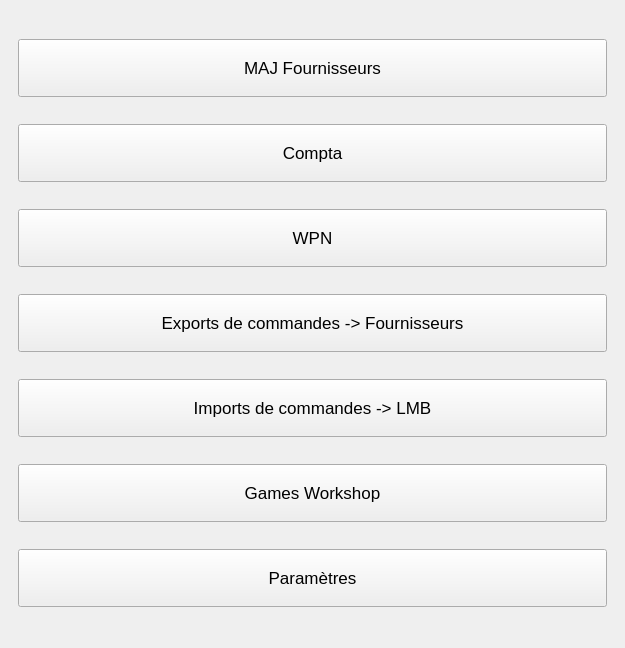
<?xml version="1.0" encoding="UTF-8"?>
<ui version="4.0">
 <class>MainWindow</class>
 <widget class="QMainWindow" name="MainWindow">
  <property name="geometry">
   <rect>
    <x>0</x>
    <y>0</y>
    <width>625</width>
    <height>648</height>
   </rect>
  </property>
  <property name="minimumSize">
   <size>
    <width>625</width>
    <height>0</height>
   </size>
  </property>
  <property name="windowTitle">
   <string>MainWindow</string>
  </property>
  <widget class="QWidget" name="centralwidget">
   <property name="styleSheet">
    <string notr="true">* {
	font-family : &quot;Arial&quot;;
	font-size : 17px;
}
QPushButton{
	height : 40px;
}
QLabel{
	color  : white;
}

#exp_menu, #imp_menu, #compta_menu, #maj_menu, #wpn_menu, #settings_menu, #gw_menu{
	background-color : rgb(85, 0, 0);
	border-radius : 10px;
	max-height: 50px;
}

QTabWidget {
	background-color : rgb(234, 234, 234);
}</string>
   </property>
   <layout class="QHBoxLayout" name="horizontalLayout_7">
    <item>
     <widget class="QStackedWidget" name="stackedWidget">
      <property name="currentIndex">
       <number>0</number>
      </property>
      <widget class="QWidget" name="main">
       <property name="styleSheet">
        <string notr="true">QPushButton{
	min-height:50px;
}</string>
       </property>
       <layout class="QVBoxLayout" name="verticalLayout_5">
        <item>
         <widget class="QPushButton" name="maj_btn">
          <property name="text">
           <string>MAJ Fournisseurs</string>
          </property>
         </widget>
        </item>
        <item>
         <widget class="QPushButton" name="compta_btn">
          <property name="text">
           <string>Compta</string>
          </property>
         </widget>
        </item>
        <item>
         <widget class="QPushButton" name="wpn_btn">
          <property name="text">
           <string>WPN</string>
          </property>
         </widget>
        </item>
        <item>
         <widget class="QPushButton" name="exp_btn">
          <property name="text">
           <string>Exports de commandes -&gt; Fournisseurs</string>
          </property>
         </widget>
        </item>
        <item>
         <widget class="QPushButton" name="imp_btn">
          <property name="text">
           <string>Imports de commandes -&gt; LMB</string>
          </property>
         </widget>
        </item>
        <item>
         <widget class="QPushButton" name="gw_btn">
          <property name="text">
           <string>Games Workshop</string>
          </property>
         </widget>
        </item>
        <item>
         <widget class="QPushButton" name="settings_btn">
          <property name="text">
           <string>Paramètres</string>
          </property>
         </widget>
        </item>
       </layout>
      </widget>
      <widget class="QWidget" name="maj">
       <property name="styleSheet">
        <string notr="true"/>
       </property>
       <layout class="QVBoxLayout" name="verticalLayout_3">
        <item>
         <widget class="QWidget" name="maj_menu" native="true">
          <property name="maximumSize">
           <size>
            <width>16777215</width>
            <height>50</height>
           </size>
          </property>
          <property name="baseSize">
           <size>
            <width>0</width>
            <height>0</height>
           </size>
          </property>
          <property name="styleSheet">
           <string notr="true">QLabel{
	color  : white;
	font-family : &quot;Arial&quot;;
}

QPushButton{
	border : none;
	max-height:36px;
}</string>
          </property>
          <layout class="QHBoxLayout" name="horizontalLayout_2">
           <item>
            <widget class="QPushButton" name="maj_back">
             <property name="maximumSize">
              <size>
               <width>36</width>
               <height>36</height>
              </size>
             </property>
             <property name="text">
              <string/>
             </property>
             <property name="icon">
              <iconset resource="../../resources.qrc">
               <normaloff>:/icons/ressources/arrow-left.svg</normaloff>:/icons/ressources/arrow-left.svg</iconset>
             </property>
             <property name="iconSize">
              <size>
               <width>36</width>
               <height>36</height>
              </size>
             </property>
            </widget>
           </item>
           <item>
            <widget class="QLabel" name="label_3">
             <property name="text">
              <string>Retour</string>
             </property>
            </widget>
           </item>
           <item>
            <widget class="QLabel" name="label_4">
             <property name="font">
              <font>
               <family>Arial</family>
               <pointsize>-1</pointsize>
              </font>
             </property>
             <property name="layoutDirection">
              <enum>Qt::LeftToRight</enum>
             </property>
             <property name="text">
              <string>MAJ Fournisseur</string>
             </property>
             <property name="alignment">
              <set>Qt::AlignRight|Qt::AlignTrailing|Qt::AlignVCenter</set>
             </property>
            </widget>
           </item>
          </layout>
         </widget>
        </item>
        <item>
         <widget class="QWidget" name="fournisseurs" native="true">
          <property name="styleSheet">
           <string notr="true"/>
          </property>
          <layout class="QVBoxLayout" name="verticalLayout_2" stretch="1,1,1,1,1,1,1,1,1">
           <item>
            <widget class="QPushButton" name="asmodee">
             <property name="minimumSize">
              <size>
               <width>0</width>
               <height>42</height>
              </size>
             </property>
             <property name="text">
              <string>Asmodee</string>
             </property>
            </widget>
           </item>
           <item>
            <widget class="QPushButton" name="atalia">
             <property name="text">
              <string>Atalia</string>
             </property>
            </widget>
           </item>
           <item>
            <widget class="QPushButton" name="blackrock">
             <property name="text">
              <string>BlackRock</string>
             </property>
            </widget>
           </item>
           <item>
            <widget class="QPushButton" name="gigamic">
             <property name="text">
              <string>Gigamic</string>
             </property>
            </widget>
           </item>
           <item>
            <widget class="QPushButton" name="heo">
             <property name="text">
              <string>Heo</string>
             </property>
            </widget>
           </item>
           <item>
            <widget class="QPushButton" name="iello">
             <property name="text">
              <string>Iello</string>
             </property>
            </widget>
           </item>
           <item>
            <widget class="QPushButton" name="mad">
             <property name="text">
              <string>MAD</string>
             </property>
            </widget>
           </item>
           <item>
            <widget class="QPushButton" name="pixie">
             <property name="text">
              <string>Pixie</string>
             </property>
            </widget>
           </item>
           <item>
            <widget class="QPushButton" name="tribuo">
             <property name="text">
              <string>Tribuo</string>
             </property>
            </widget>
           </item>
          </layout>
         </widget>
        </item>
       </layout>
      </widget>
      <widget class="QWidget" name="compta">
       <property name="styleSheet">
        <string notr="true"/>
       </property>
       <layout class="QVBoxLayout" name="verticalLayout_14">
        <item>
         <widget class="QWidget" name="compta_menu" native="true">
          <property name="styleSheet">
           <string notr="true">QPushButton{
	border : none;
}</string>
          </property>
          <layout class="QHBoxLayout" name="horizontalLayout_3">
           <item>
            <widget class="QPushButton" name="compta_back">
             <property name="maximumSize">
              <size>
               <width>36</width>
               <height>16777215</height>
              </size>
             </property>
             <property name="text">
              <string/>
             </property>
             <property name="icon">
              <iconset resource="../../resources.qrc">
               <normaloff>:/icons/ressources/arrow-left.svg</normaloff>:/icons/ressources/arrow-left.svg</iconset>
             </property>
             <property name="iconSize">
              <size>
               <width>36</width>
               <height>36</height>
              </size>
             </property>
            </widget>
           </item>
           <item>
            <widget class="QLabel" name="label_5">
             <property name="font">
              <font>
               <family>Arial</family>
               <pointsize>-1</pointsize>
              </font>
             </property>
             <property name="text">
              <string>Retour</string>
             </property>
            </widget>
           </item>
           <item>
            <widget class="QLabel" name="label_6">
             <property name="font">
              <font>
               <family>Arial</family>
               <pointsize>-1</pointsize>
              </font>
             </property>
             <property name="layoutDirection">
              <enum>Qt::LeftToRight</enum>
             </property>
             <property name="text">
              <string>Comptabilité</string>
             </property>
             <property name="alignment">
              <set>Qt::AlignRight|Qt::AlignTrailing|Qt::AlignVCenter</set>
             </property>
            </widget>
           </item>
          </layout>
         </widget>
        </item>
        <item>
         <widget class="QWidget" name="widget_4" native="true">
          <property name="styleSheet">
           <string notr="true"/>
          </property>
          <layout class="QVBoxLayout" name="verticalLayout_8">
           <item>
            <widget class="QPushButton" name="compta_start">
             <property name="text">
              <string>Commencer</string>
             </property>
            </widget>
           </item>
          </layout>
         </widget>
        </item>
       </layout>
      </widget>
      <widget class="QWidget" name="wpn">
       <layout class="QVBoxLayout" name="verticalLayout_11">
        <item>
         <widget class="QWidget" name="wpn_menu" native="true">
          <property name="styleSheet">
           <string notr="true">QPushButton{
	border : none;
}</string>
          </property>
          <layout class="QHBoxLayout" name="horizontalLayout_5">
           <item>
            <widget class="QPushButton" name="wpn_back">
             <property name="maximumSize">
              <size>
               <width>36</width>
               <height>16777215</height>
              </size>
             </property>
             <property name="text">
              <string/>
             </property>
             <property name="icon">
              <iconset resource="../../resources.qrc">
               <normaloff>:/icons/ressources/arrow-left.svg</normaloff>:/icons/ressources/arrow-left.svg</iconset>
             </property>
             <property name="iconSize">
              <size>
               <width>36</width>
               <height>36</height>
              </size>
             </property>
            </widget>
           </item>
           <item>
            <widget class="QLabel" name="label_7">
             <property name="font">
              <font>
               <family>Arial</family>
               <pointsize>-1</pointsize>
              </font>
             </property>
             <property name="text">
              <string>Retour</string>
             </property>
            </widget>
           </item>
           <item>
            <widget class="QLabel" name="label_8">
             <property name="font">
              <font>
               <family>Arial</family>
               <pointsize>-1</pointsize>
              </font>
             </property>
             <property name="layoutDirection">
              <enum>Qt::LeftToRight</enum>
             </property>
             <property name="text">
              <string>WPN</string>
             </property>
             <property name="alignment">
              <set>Qt::AlignRight|Qt::AlignTrailing|Qt::AlignVCenter</set>
             </property>
            </widget>
           </item>
          </layout>
         </widget>
        </item>
        <item>
         <widget class="QWidget" name="widget_6" native="true">
          <property name="styleSheet">
           <string notr="true"/>
          </property>
          <layout class="QVBoxLayout" name="verticalLayout_10">
           <item>
            <widget class="QPushButton" name="wpn_start">
             <property name="text">
              <string>Commencer</string>
             </property>
            </widget>
           </item>
          </layout>
         </widget>
        </item>
       </layout>
      </widget>
      <widget class="QWidget" name="exp">
       <property name="styleSheet">
        <string notr="true"/>
       </property>
       <layout class="QVBoxLayout" name="verticalLayout_7">
        <item>
         <widget class="QWidget" name="exp_menu" native="true">
          <property name="maximumSize">
           <size>
            <width>16777215</width>
            <height>50</height>
           </size>
          </property>
          <property name="baseSize">
           <size>
            <width>0</width>
            <height>0</height>
           </size>
          </property>
          <property name="styleSheet">
           <string notr="true">QPushButton{
	border : none;
}</string>
          </property>
          <layout class="QHBoxLayout" name="horizontalLayout">
           <item>
            <widget class="QPushButton" name="exp_back">
             <property name="maximumSize">
              <size>
               <width>36</width>
               <height>16777215</height>
              </size>
             </property>
             <property name="text">
              <string/>
             </property>
             <property name="icon">
              <iconset resource="../../resources.qrc">
               <normaloff>:/icons/ressources/arrow-left.svg</normaloff>:/icons/ressources/arrow-left.svg</iconset>
             </property>
             <property name="iconSize">
              <size>
               <width>36</width>
               <height>36</height>
              </size>
             </property>
            </widget>
           </item>
           <item>
            <widget class="QLabel" name="label_9">
             <property name="font">
              <font>
               <family>Arial</family>
               <pointsize>-1</pointsize>
              </font>
             </property>
             <property name="text">
              <string>Retour</string>
             </property>
            </widget>
           </item>
           <item>
            <widget class="QLabel" name="label_10">
             <property name="font">
              <font>
               <family>Arial</family>
               <pointsize>-1</pointsize>
              </font>
             </property>
             <property name="layoutDirection">
              <enum>Qt::LeftToRight</enum>
             </property>
             <property name="text">
              <string>Exports de commandes -&gt; Fournisseurs</string>
             </property>
             <property name="alignment">
              <set>Qt::AlignRight|Qt::AlignTrailing|Qt::AlignVCenter</set>
             </property>
            </widget>
           </item>
          </layout>
         </widget>
        </item>
        <item>
         <widget class="QWidget" name="exports" native="true">
          <property name="styleSheet">
           <string notr="true"/>
          </property>
          <layout class="QVBoxLayout" name="verticalLayout_6" stretch="1,1,1,1,0">
           <item>
            <widget class="QPushButton" name="csv_asmodee">
             <property name="minimumSize">
              <size>
               <width>0</width>
               <height>42</height>
              </size>
             </property>
             <property name="text">
              <string>CSV_Asmodee_Group</string>
             </property>
            </widget>
           </item>
           <item>
            <widget class="QPushButton" name="csv_blackrock">
             <property name="text">
              <string>CSV_Blackrock</string>
             </property>
            </widget>
           </item>
           <item>
            <widget class="QPushButton" name="xls_puzzle">
             <property name="text">
              <string>XLS_Puzzle</string>
             </property>
            </widget>
           </item>
           <item>
            <widget class="QPushButton" name="pc_gigamic">
             <property name="text">
              <string>Ref_Qte_Gigamic_virgules</string>
             </property>
            </widget>
           </item>
           <item>
            <widget class="QPushButton" name="pc_heo">
             <property name="text">
              <string>Qte_Ref_Heo_points_virgules</string>
             </property>
            </widget>
           </item>
          </layout>
         </widget>
        </item>
       </layout>
      </widget>
      <widget class="QWidget" name="imp">
       <property name="styleSheet">
        <string notr="true"/>
       </property>
       <layout class="QVBoxLayout" name="verticalLayout_4">
        <item>
         <widget class="QWidget" name="imp_menu" native="true">
          <property name="maximumSize">
           <size>
            <width>16777215</width>
            <height>50</height>
           </size>
          </property>
          <property name="baseSize">
           <size>
            <width>0</width>
            <height>0</height>
           </size>
          </property>
          <property name="styleSheet">
           <string notr="true">QPushButton{
	border : none;
}</string>
          </property>
          <layout class="QHBoxLayout" name="horizontalLayout_4">
           <item>
            <widget class="QPushButton" name="imp_back">
             <property name="maximumSize">
              <size>
               <width>36</width>
               <height>16777215</height>
              </size>
             </property>
             <property name="text">
              <string/>
             </property>
             <property name="icon">
              <iconset resource="../../resources.qrc">
               <normaloff>:/icons/ressources/arrow-left.svg</normaloff>:/icons/ressources/arrow-left.svg</iconset>
             </property>
             <property name="iconSize">
              <size>
               <width>36</width>
               <height>36</height>
              </size>
             </property>
            </widget>
           </item>
           <item>
            <widget class="QLabel" name="label_11">
             <property name="font">
              <font>
               <family>Arial</family>
               <pointsize>-1</pointsize>
              </font>
             </property>
             <property name="text">
              <string>Retour</string>
             </property>
            </widget>
           </item>
           <item>
            <widget class="QLabel" name="label_12">
             <property name="font">
              <font>
               <family>Arial</family>
               <pointsize>-1</pointsize>
              </font>
             </property>
             <property name="layoutDirection">
              <enum>Qt::LeftToRight</enum>
             </property>
             <property name="text">
              <string>Import de commandes -&gt; LMB</string>
             </property>
             <property name="alignment">
              <set>Qt::AlignRight|Qt::AlignTrailing|Qt::AlignVCenter</set>
             </property>
            </widget>
           </item>
          </layout>
         </widget>
        </item>
        <item>
         <widget class="QWidget" name="widget_5" native="true">
          <property name="styleSheet">
           <string notr="true"/>
          </property>
          <layout class="QVBoxLayout" name="verticalLayout_9" stretch="1,1,1">
           <item>
            <widget class="QPushButton" name="chessex">
             <property name="minimumSize">
              <size>
               <width>0</width>
               <height>42</height>
              </size>
             </property>
             <property name="text">
              <string>Chessex</string>
             </property>
            </widget>
           </item>
           <item>
            <widget class="QPushButton" name="invoiceItem">
             <property name="text">
              <string>InvoiceItem</string>
             </property>
            </widget>
           </item>
           <item>
            <widget class="QPushButton" name="openOrders">
             <property name="text">
              <string>OpenOrders</string>
             </property>
            </widget>
           </item>
          </layout>
         </widget>
        </item>
       </layout>
      </widget>
      <widget class="QWidget" name="gw">
       <layout class="QVBoxLayout" name="verticalLayout_12">
        <item>
         <widget class="QWidget" name="gw_menu" native="true">
          <property name="styleSheet">
           <string notr="true">QPushButton{
	border : none;
}</string>
          </property>
          <layout class="QHBoxLayout" name="horizontalLayout_8">
           <item>
            <widget class="QPushButton" name="gw_back">
             <property name="maximumSize">
              <size>
               <width>36</width>
               <height>16777215</height>
              </size>
             </property>
             <property name="text">
              <string/>
             </property>
             <property name="icon">
              <iconset resource="../../resources.qrc">
               <normaloff>:/icons/ressources/arrow-left.svg</normaloff>:/icons/ressources/arrow-left.svg</iconset>
             </property>
             <property name="iconSize">
              <size>
               <width>36</width>
               <height>36</height>
              </size>
             </property>
            </widget>
           </item>
           <item>
            <widget class="QLabel" name="label_13">
             <property name="font">
              <font>
               <family>Arial</family>
               <pointsize>-1</pointsize>
              </font>
             </property>
             <property name="text">
              <string>Retour</string>
             </property>
            </widget>
           </item>
           <item>
            <widget class="QLabel" name="label_14">
             <property name="font">
              <font>
               <family>Arial</family>
               <pointsize>-1</pointsize>
              </font>
             </property>
             <property name="layoutDirection">
              <enum>Qt::LeftToRight</enum>
             </property>
             <property name="text">
              <string>Games Workshop</string>
             </property>
             <property name="alignment">
              <set>Qt::AlignRight|Qt::AlignTrailing|Qt::AlignVCenter</set>
             </property>
            </widget>
           </item>
          </layout>
         </widget>
        </item>
        <item>
         <widget class="QWidget" name="widget_8" native="true">
          <layout class="QVBoxLayout" name="verticalLayout_13">
           <item>
            <widget class="QPushButton" name="gw_start">
             <property name="text">
              <string>Commencer</string>
             </property>
            </widget>
           </item>
          </layout>
         </widget>
        </item>
       </layout>
      </widget>
      <widget class="QWidget" name="settings">
       <layout class="QVBoxLayout" name="verticalLayout">
        <item>
         <widget class="QWidget" name="settings_menu" native="true">
          <property name="styleSheet">
           <string notr="true">QPushButton{
	border : none;
}</string>
          </property>
          <layout class="QHBoxLayout" name="horizontalLayout_6">
           <item>
            <widget class="QPushButton" name="settings_back">
             <property name="maximumSize">
              <size>
               <width>36</width>
               <height>16777215</height>
              </size>
             </property>
             <property name="text">
              <string/>
             </property>
             <property name="icon">
              <iconset resource="../../resources.qrc">
               <normaloff>:/icons/ressources/arrow-left.svg</normaloff>:/icons/ressources/arrow-left.svg</iconset>
             </property>
             <property name="iconSize">
              <size>
               <width>36</width>
               <height>36</height>
              </size>
             </property>
            </widget>
           </item>
           <item>
            <widget class="QLabel" name="label">
             <property name="font">
              <font>
               <family>Arial</family>
               <pointsize>-1</pointsize>
              </font>
             </property>
             <property name="text">
              <string>Retour</string>
             </property>
            </widget>
           </item>
           <item>
            <widget class="QLabel" name="label_2">
             <property name="font">
              <font>
               <family>Arial</family>
               <pointsize>-1</pointsize>
              </font>
             </property>
             <property name="layoutDirection">
              <enum>Qt::LeftToRight</enum>
             </property>
             <property name="text">
              <string>Paramètres</string>
             </property>
             <property name="alignment">
              <set>Qt::AlignRight|Qt::AlignTrailing|Qt::AlignVCenter</set>
             </property>
            </widget>
           </item>
          </layout>
         </widget>
        </item>
        <item>
         <widget class="QWidget" name="widget_7" native="true">
          <property name="styleSheet">
           <string notr="true">QLabel {
	color: black;
}</string>
          </property>
          <layout class="QHBoxLayout" name="horizontalLayout_9">
           <property name="leftMargin">
            <number>5</number>
           </property>
           <property name="topMargin">
            <number>5</number>
           </property>
           <property name="rightMargin">
            <number>5</number>
           </property>
           <property name="bottomMargin">
            <number>5</number>
           </property>
           <item>
            <widget class="QTabWidget" name="tabWidget">
             <property name="currentIndex">
              <number>0</number>
             </property>
             <widget class="QWidget" name="filenames">
              <attribute name="title">
               <string>Noms de fichiers</string>
              </attribute>
              <layout class="QFormLayout" name="formLayout">
               <property name="verticalSpacing">
                <number>10</number>
               </property>
               <item row="0" column="0">
                <widget class="QLabel" name="label_19">
                 <property name="text">
                  <string>Asmodee</string>
                 </property>
                </widget>
               </item>
               <item row="0" column="1">
                <widget class="QLineEdit" name="filename_asmodee"/>
               </item>
               <item row="1" column="0">
                <widget class="QLabel" name="label_20">
                 <property name="text">
                  <string>Atalia</string>
                 </property>
                </widget>
               </item>
               <item row="1" column="1">
                <widget class="QLineEdit" name="filename_atalia"/>
               </item>
               <item row="2" column="0">
                <widget class="QLabel" name="label_21">
                 <property name="text">
                  <string>BlackRock</string>
                 </property>
                </widget>
               </item>
               <item row="2" column="1">
                <widget class="QLineEdit" name="filename_blackrock"/>
               </item>
               <item row="3" column="0">
                <widget class="QLabel" name="label_22">
                 <property name="text">
                  <string>Gigamic</string>
                 </property>
                </widget>
               </item>
               <item row="3" column="1">
                <widget class="QLineEdit" name="filename_gigamic"/>
               </item>
               <item row="4" column="0">
                <widget class="QLabel" name="label_23">
                 <property name="text">
                  <string>Heo</string>
                 </property>
                </widget>
               </item>
               <item row="4" column="1">
                <widget class="QLineEdit" name="filename_heo"/>
               </item>
               <item row="5" column="0">
                <widget class="QLabel" name="label_24">
                 <property name="text">
                  <string>Iello</string>
                 </property>
                </widget>
               </item>
               <item row="5" column="1">
                <widget class="QLineEdit" name="filename_iello"/>
               </item>
               <item row="6" column="0">
                <widget class="QLabel" name="label_25">
                 <property name="text">
                  <string>MAD</string>
                 </property>
                </widget>
               </item>
               <item row="6" column="1">
                <widget class="QLineEdit" name="filename_mad"/>
               </item>
               <item row="7" column="0">
                <widget class="QLabel" name="label_26">
                 <property name="text">
                  <string>Neoludis</string>
                 </property>
                </widget>
               </item>
               <item row="7" column="1">
                <widget class="QLineEdit" name="filename_neoludis"/>
               </item>
               <item row="8" column="0">
                <widget class="QLabel" name="label_27">
                 <property name="text">
                  <string>Pixie</string>
                 </property>
                </widget>
               </item>
               <item row="8" column="1">
                <widget class="QLineEdit" name="filename_pixie"/>
               </item>
               <item row="9" column="0">
                <widget class="QLabel" name="label_28">
                 <property name="text">
                  <string>Tribuo</string>
                 </property>
                </widget>
               </item>
               <item row="9" column="1">
                <widget class="QLineEdit" name="filename_tribuo"/>
               </item>
              </layout>
             </widget>
             <widget class="QWidget" name="disps">
              <property name="sizePolicy">
               <sizepolicy hsizetype="Expanding" vsizetype="Expanding">
                <horstretch>0</horstretch>
                <verstretch>0</verstretch>
               </sizepolicy>
              </property>
              <attribute name="title">
               <string>Disponibilités</string>
              </attribute>
              <layout class="QFormLayout" name="formLayout_4">
               <property name="horizontalSpacing">
                <number>10</number>
               </property>
               <property name="verticalSpacing">
                <number>5</number>
               </property>
               <item row="0" column="0">
                <widget class="QLabel" name="label_17">
                 <property name="minimumSize">
                  <size>
                   <width>60</width>
                   <height>0</height>
                  </size>
                 </property>
                 <property name="text">
                  <string>Dispo</string>
                 </property>
                </widget>
               </item>
               <item row="0" column="1">
                <widget class="QTextEdit" name="dispo_dispo">
                 <property name="frameShape">
                  <enum>QFrame::Box</enum>
                 </property>
                 <property name="frameShadow">
                  <enum>QFrame::Sunken</enum>
                 </property>
                 <property name="html">
                  <string>&lt;!DOCTYPE HTML PUBLIC &quot;-//W3C//DTD HTML 4.0//EN&quot; &quot;http://www.w3.org/TR/REC-html40/strict.dtd&quot;&gt;
&lt;html&gt;&lt;head&gt;&lt;meta name=&quot;qrichtext&quot; content=&quot;1&quot; /&gt;&lt;style type=&quot;text/css&quot;&gt;
p, li { white-space: pre-wrap; }
&lt;/style&gt;&lt;/head&gt;&lt;body style=&quot; font-family:'Arial'; font-size:17px; font-weight:400; font-style:normal;&quot;&gt;
&lt;p style=&quot;-qt-paragraph-type:empty; margin-top:0px; margin-bottom:0px; margin-left:0px; margin-right:0px; -qt-block-indent:0; text-indent:0px;&quot;&gt;&lt;br /&gt;&lt;/p&gt;&lt;/body&gt;&lt;/html&gt;</string>
                 </property>
                </widget>
               </item>
               <item row="1" column="0">
                <widget class="QLabel" name="label_15">
                 <property name="minimumSize">
                  <size>
                   <width>60</width>
                   <height>0</height>
                  </size>
                 </property>
                 <property name="text">
                  <string>Rupture</string>
                 </property>
                </widget>
               </item>
               <item row="1" column="1">
                <widget class="QTextEdit" name="dispo_rupture">
                 <property name="frameShape">
                  <enum>QFrame::Box</enum>
                 </property>
                 <property name="frameShadow">
                  <enum>QFrame::Sunken</enum>
                 </property>
                 <property name="html">
                  <string>&lt;!DOCTYPE HTML PUBLIC &quot;-//W3C//DTD HTML 4.0//EN&quot; &quot;http://www.w3.org/TR/REC-html40/strict.dtd&quot;&gt;
&lt;html&gt;&lt;head&gt;&lt;meta name=&quot;qrichtext&quot; content=&quot;1&quot; /&gt;&lt;style type=&quot;text/css&quot;&gt;
p, li { white-space: pre-wrap; }
&lt;/style&gt;&lt;/head&gt;&lt;body style=&quot; font-family:'Arial'; font-size:17px; font-weight:400; font-style:normal;&quot;&gt;
&lt;p style=&quot;-qt-paragraph-type:empty; margin-top:0px; margin-bottom:0px; margin-left:0px; margin-right:0px; -qt-block-indent:0; text-indent:0px;&quot;&gt;&lt;br /&gt;&lt;/p&gt;&lt;/body&gt;&lt;/html&gt;</string>
                 </property>
                </widget>
               </item>
               <item row="2" column="0">
                <widget class="QLabel" name="label_16">
                 <property name="minimumSize">
                  <size>
                   <width>60</width>
                   <height>0</height>
                  </size>
                 </property>
                 <property name="text">
                  <string>Epuisé</string>
                 </property>
                </widget>
               </item>
               <item row="2" column="1">
                <widget class="QTextEdit" name="dispo_epuise">
                 <property name="frameShape">
                  <enum>QFrame::Box</enum>
                 </property>
                 <property name="frameShadow">
                  <enum>QFrame::Sunken</enum>
                 </property>
                 <property name="html">
                  <string>&lt;!DOCTYPE HTML PUBLIC &quot;-//W3C//DTD HTML 4.0//EN&quot; &quot;http://www.w3.org/TR/REC-html40/strict.dtd&quot;&gt;
&lt;html&gt;&lt;head&gt;&lt;meta name=&quot;qrichtext&quot; content=&quot;1&quot; /&gt;&lt;style type=&quot;text/css&quot;&gt;
p, li { white-space: pre-wrap; }
&lt;/style&gt;&lt;/head&gt;&lt;body style=&quot; font-family:'Arial'; font-size:17px; font-weight:400; font-style:normal;&quot;&gt;
&lt;p style=&quot;-qt-paragraph-type:empty; margin-top:0px; margin-bottom:0px; margin-left:0px; margin-right:0px; -qt-block-indent:0; text-indent:0px;&quot;&gt;&lt;br /&gt;&lt;/p&gt;&lt;/body&gt;&lt;/html&gt;</string>
                 </property>
                </widget>
               </item>
               <item row="3" column="0">
                <widget class="QLabel" name="label_18">
                 <property name="minimumSize">
                  <size>
                   <width>60</width>
                   <height>0</height>
                  </size>
                 </property>
                 <property name="text">
                  <string>Préco</string>
                 </property>
                </widget>
               </item>
               <item row="3" column="1">
                <widget class="QTextEdit" name="dispo_preco">
                 <property name="frameShape">
                  <enum>QFrame::Box</enum>
                 </property>
                 <property name="frameShadow">
                  <enum>QFrame::Sunken</enum>
                 </property>
                 <property name="html">
                  <string>&lt;!DOCTYPE HTML PUBLIC &quot;-//W3C//DTD HTML 4.0//EN&quot; &quot;http://www.w3.org/TR/REC-html40/strict.dtd&quot;&gt;
&lt;html&gt;&lt;head&gt;&lt;meta name=&quot;qrichtext&quot; content=&quot;1&quot; /&gt;&lt;style type=&quot;text/css&quot;&gt;
p, li { white-space: pre-wrap; }
&lt;/style&gt;&lt;/head&gt;&lt;body style=&quot; font-family:'Arial'; font-size:17px; font-weight:400; font-style:normal;&quot;&gt;
&lt;p style=&quot;-qt-paragraph-type:empty; margin-top:0px; margin-bottom:0px; margin-left:0px; margin-right:0px; -qt-block-indent:0; text-indent:0px;&quot;&gt;&lt;br /&gt;&lt;/p&gt;&lt;/body&gt;&lt;/html&gt;</string>
                 </property>
                </widget>
               </item>
              </layout>
             </widget>
             <widget class="QWidget" name="filters">
              <attribute name="title">
               <string>Compta</string>
              </attribute>
              <layout class="QFormLayout" name="formLayout_3">
               <item row="0" column="0">
                <widget class="QLabel" name="label_30">
                 <property name="text">
                  <string>Avoirs</string>
                 </property>
                </widget>
               </item>
               <item row="0" column="1">
                <widget class="QTextEdit" name="filtre_avoir"/>
               </item>
               <item row="1" column="0">
                <widget class="QLabel" name="label_31">
                 <property name="text">
                  <string>Autres</string>
                 </property>
                </widget>
               </item>
               <item row="1" column="1">
                <widget class="QTextEdit" name="filtre_autres"/>
               </item>
              </layout>
             </widget>
             <widget class="QWidget" name="mails">
              <attribute name="title">
               <string>Mails</string>
              </attribute>
              <layout class="QFormLayout" name="formLayout_2">
               <property name="horizontalSpacing">
                <number>10</number>
               </property>
               <property name="verticalSpacing">
                <number>10</number>
               </property>
               <item row="0" column="0">
                <widget class="QLabel" name="label_36">
                 <property name="text">
                  <string>Expediteur compta</string>
                 </property>
                </widget>
               </item>
               <item row="0" column="1">
                <widget class="QLineEdit" name="compta_from"/>
               </item>
               <item row="1" column="0">
                <widget class="QLabel" name="label_32">
                 <property name="text">
                  <string>Destinataire compta</string>
                 </property>
                </widget>
               </item>
               <item row="1" column="1">
                <widget class="QLineEdit" name="compta_to"/>
               </item>
               <item row="3" column="0">
                <widget class="QLabel" name="label_34">
                 <property name="text">
                  <string>Expediteur WPN</string>
                 </property>
                </widget>
               </item>
               <item row="3" column="1">
                <widget class="QLineEdit" name="wpn_from"/>
               </item>
               <item row="4" column="0">
                <widget class="QLabel" name="label_33">
                 <property name="text">
                  <string>Destinataire WPN</string>
                 </property>
                </widget>
               </item>
               <item row="4" column="1">
                <widget class="QLineEdit" name="wpn_to"/>
               </item>
               <item row="6" column="0">
                <widget class="QLabel" name="label_35">
                 <property name="text">
                  <string>Expediteur GW</string>
                 </property>
                </widget>
               </item>
               <item row="6" column="1">
                <widget class="QLineEdit" name="gw_from"/>
               </item>
               <item row="7" column="0">
                <widget class="QLabel" name="label_37">
                 <property name="text">
                  <string>Destinataire GW</string>
                 </property>
                </widget>
               </item>
               <item row="7" column="1">
                <widget class="QLineEdit" name="gw_to"/>
               </item>
               <item row="8" column="0">
                <widget class="QLabel" name="label_38">
                 <property name="text">
                  <string>Dest. erreurs GW</string>
                 </property>
                </widget>
               </item>
               <item row="8" column="1">
                <widget class="QLineEdit" name="gw_errors_to"/>
               </item>
               <item row="2" column="0" colspan="2">
                <widget class="Line" name="line">
                 <property name="orientation">
                  <enum>Qt::Horizontal</enum>
                 </property>
                </widget>
               </item>
               <item row="5" column="0" colspan="2">
                <widget class="Line" name="line_2">
                 <property name="orientation">
                  <enum>Qt::Horizontal</enum>
                 </property>
                </widget>
               </item>
              </layout>
             </widget>
             <widget class="QWidget" name="desktop">
              <attribute name="title">
               <string>Bureau</string>
              </attribute>
              <layout class="QFormLayout" name="formLayout_5">
               <item row="1" column="0">
                <widget class="QLabel" name="label_29">
                 <property name="text">
                  <string>Chemin bureau</string>
                 </property>
                </widget>
               </item>
               <item row="1" column="1">
                <widget class="QLineEdit" name="path_desktop"/>
               </item>
              </layout>
             </widget>
            </widget>
           </item>
          </layout>
         </widget>
        </item>
        <item>
         <widget class="QWidget" name="widget_11" native="true">
          <layout class="QHBoxLayout" name="horizontalLayout_14">
           <property name="leftMargin">
            <number>0</number>
           </property>
           <property name="topMargin">
            <number>0</number>
           </property>
           <property name="rightMargin">
            <number>0</number>
           </property>
           <property name="bottomMargin">
            <number>0</number>
           </property>
           <item>
            <widget class="QPushButton" name="save_settings">
             <property name="maximumSize">
              <size>
               <width>100</width>
               <height>40</height>
              </size>
             </property>
             <property name="text">
              <string>Enregistrer</string>
             </property>
            </widget>
           </item>
          </layout>
         </widget>
        </item>
       </layout>
      </widget>
     </widget>
    </item>
   </layout>
  </widget>
 </widget>
 <resources>
  <include location="../../resources.qrc"/>
 </resources>
 <connections/>
</ui>
